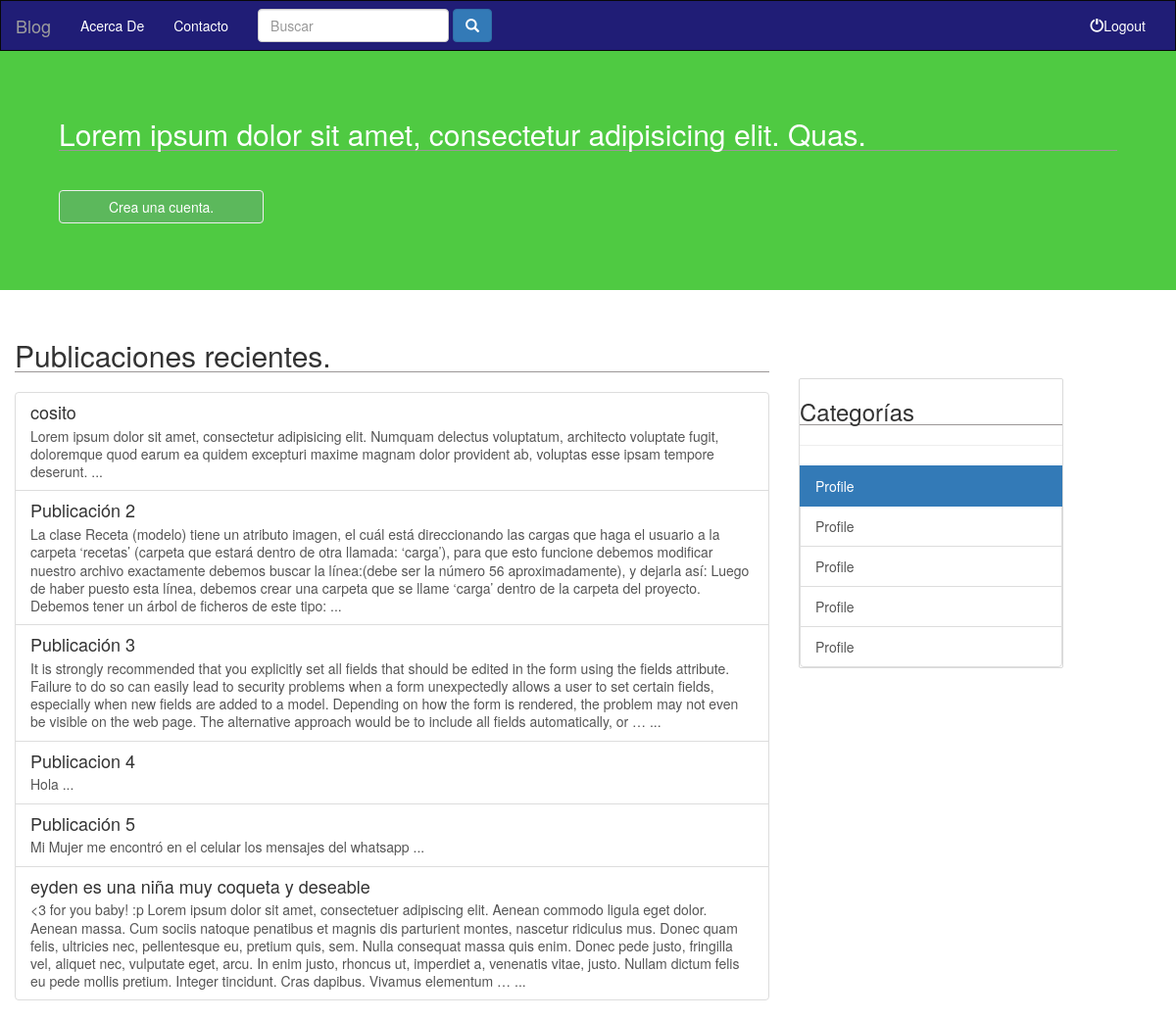
Before: / with the older database file.
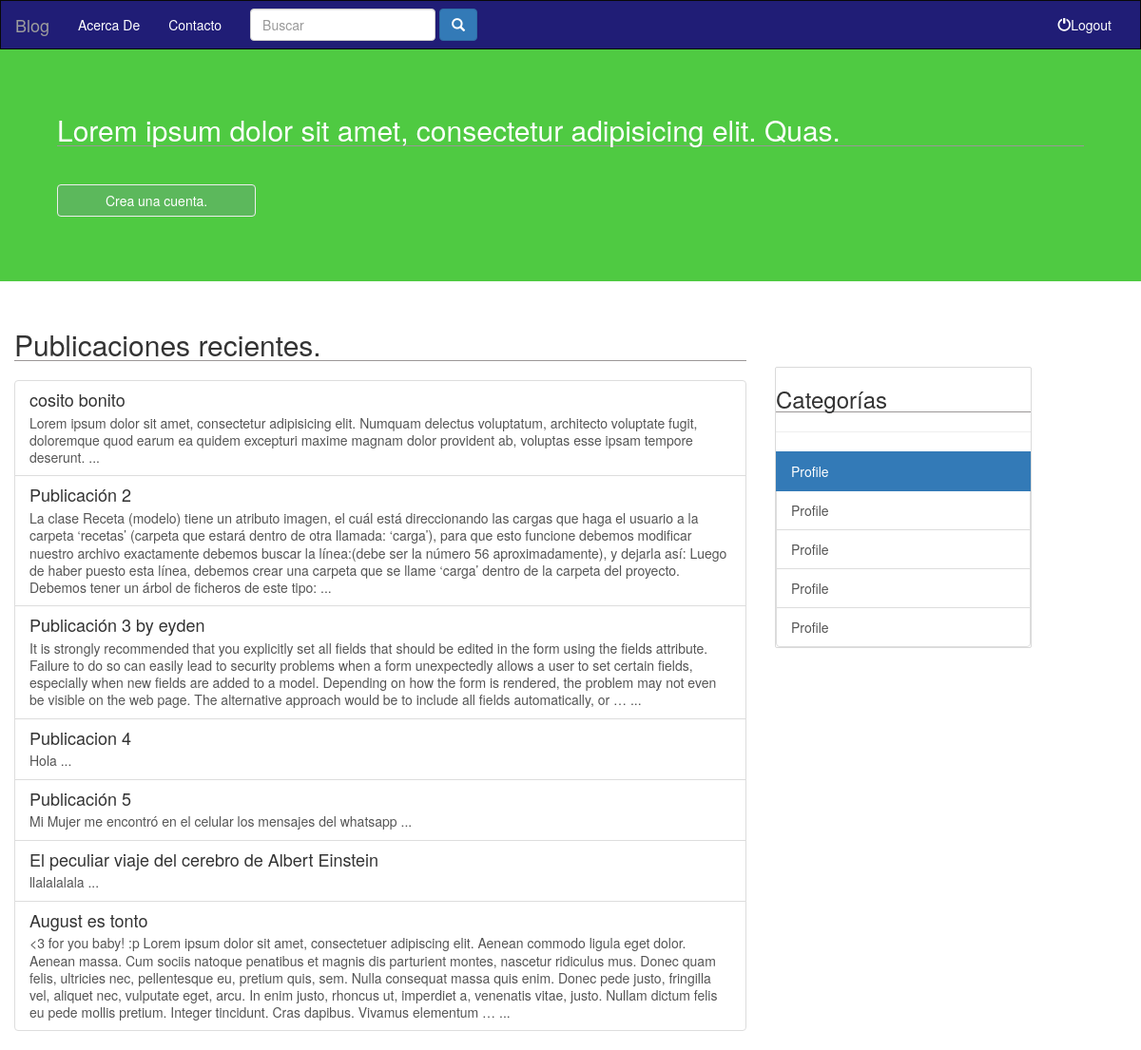
After: the same page with the newer database file.
### publicaciones/models.py (models this page shows, shortened)
class Publicacion(models.Model):
    titulo = models.CharField(max_length=450)
    contenido = models.TextField()
    fecha = models.DateField(auto_now=False,auto_now_add=True)
    titulo_formato = models.CharField(max_length=80,null=True)
    class Admin:
        list_display = ('titulo', 'fecha' , 'titulo_formato')
        list_filter = ('titulo', 'fecha')
        ordering = ('-fecha')
        search_fields = ('titulo')

### blog/views.py (the view)
# urls.py: url(r'^$', views.inicio,name='inicio'),
def inicio(request):
    lista_publicaciones = Publicacion.objects.all().order_by('fecha')
    contexto = {
        'lista_publicaciones': lista_publicaciones
    }
    return render(request,'inicio.html',contexto)

### templates/inicio.html (shortened to what this page needs)
{% extends 'base.html' %}
{% block body%}
        <div class="row">
            <div class="jumbotron">
                <h2>Lorem ipsum dolor sit amet, consectetur adipisicing elit. Quas.</h2>
                <br>
                <a href="#" class="btn btn-success"> Crea una cuenta.</a>
                <br>
                <br>
            </div>
        </div>
        <div class="row">
            <section class=" col-xs-12 col-sm-7 col-md-8">
                <h2 class="section-title">Publicaciones recientes.</h2>
                <div class="list-group">
                    {% for publicacion in lista_publicaciones %}
                    <a href="{% url 'publicaciones:detalle' publicacion.titulo_formato %}" class=" list-group-item">
                        <h4 class="list-group-item-heading"> {{publicacion.titulo}} </h4>
                        <p class="list-group-item-text">
                            {{publicacion.contenido|truncatewords:80}}
                            ...
                        </p>
                    </a>
                    {% endfor %}
                </div>
            </section>
            <div class=" col-sm-4 col-md-3 hidden-xs">
                <br>
                <br>
                <br>
                <div class="side-bar list-group">
                    <span><h3>Categorías</h3></span>
                    <hr>
                    <a class="active list-group-item">Profile</a>
                    <a class="list-group-item">Profile</a>
                    <a class="list-group-item">Profile</a>
                    <a class="list-group-item">Profile</a>
                    <a class="list-group-item">Profile</a>
                </div>
            </div>
        </div>
{% endblock %}

Changed rows visible on the page:
changed Publicacion: titulo "cosito" → "cosito bonito"
changed Publicacion: titulo "Publicación 3" → "Publicación 3 by eyden"
added Publicacion: titulo "El peculiar viaje del cerebro de Albert Einstein", contenido "llalalalala"
changed Publicacion: titulo "eyden es una niña muy coqueta y deseable" → "August es tonto"
